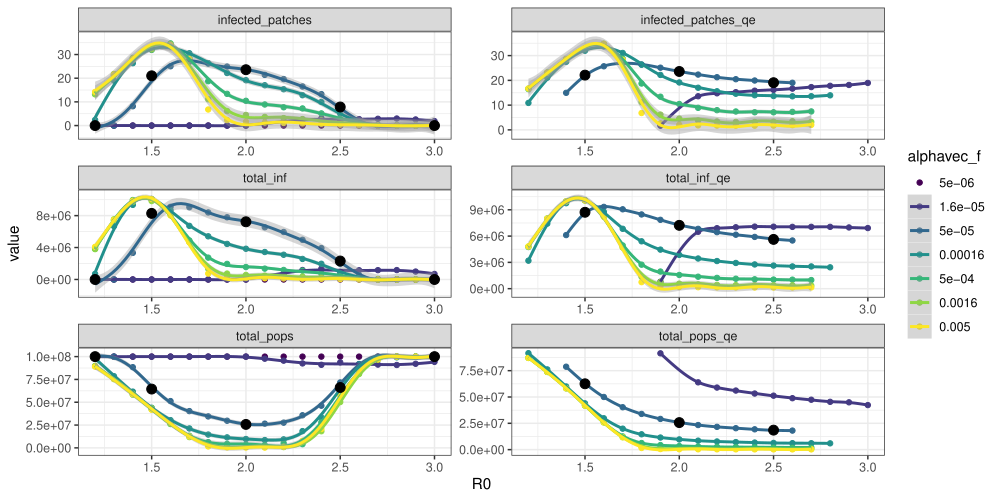

This chart was generated by the following R code:
library(ggplot2); theme_set(theme_bw())
library(tidyverse)

dd0 <- readRDS("outputs/sim_batch0.rds")
dd <- readRDS("outputs/sim_batch1.rds")
print(nrow(dd))

pivfun <- function(x) {
  res <- tidyr::pivot_longer(x, contains("_"))
  if ("alphavec" %in% names(res)) {
    res <- res |> mutate(alphavec_f = 
                           ordered(alphavec, levels = unique(alphavec), labels = signif(unique(alphavec), 2)))
  }
  res
}

dd0_long <- pivfun(dd0)
dd_long <- pivfun(dd) |> rename(R0 = "R0vec")

gg1 <- ggplot(dd_long, aes(R0, value, colour = alphavec_f)) +
  geom_point() +
  ## GAM gives nicer plots than default loess smoothing, but fails in a few cases
  ## (because quasi-eq doesn't leave enough points etc.)
  geom_smooth(method = "gam", formula = y ~ s(x)) +
  ## geom_smooth() +
  facet_wrap(~ name, scale = "free", ncol = 2)

gg1 + geom_point(data = dd0_long, colour =  "black", size = 3)

ggsave("plot_batch1.pdf", width = 10, height = 5)
